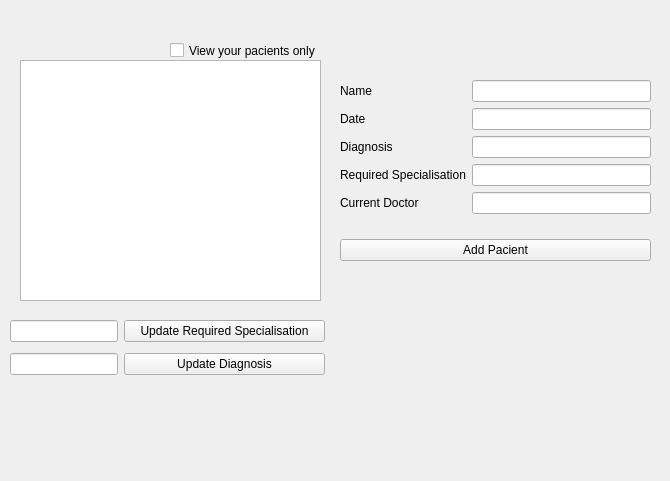
<?xml version="1.0" encoding="UTF-8"?>
<ui version="4.0">
 <class>Window</class>
 <widget class="QWidget" name="Window">
  <property name="geometry">
   <rect>
    <x>0</x>
    <y>0</y>
    <width>670</width>
    <height>481</height>
   </rect>
  </property>
  <property name="windowTitle">
   <string>Window</string>
  </property>
  <widget class="QListWidget" name="listWidget">
   <property name="geometry">
    <rect>
     <x>20</x>
     <y>60</y>
     <width>301</width>
     <height>241</height>
    </rect>
   </property>
  </widget>
  <widget class="QWidget" name="layoutWidget">
   <property name="geometry">
    <rect>
     <x>10</x>
     <y>320</y>
     <width>315</width>
     <height>60</height>
    </rect>
   </property>
   <layout class="QVBoxLayout" name="verticalLayout">
    <item>
     <layout class="QFormLayout" name="formLayout">
      <item row="0" column="0">
       <widget class="QLineEdit" name="updateSpecialisationLineEdit"/>
      </item>
      <item row="0" column="1">
       <widget class="QPushButton" name="updateSpecialisationButton">
        <property name="text">
         <string>Update Required Specialisation</string>
        </property>
       </widget>
      </item>
     </layout>
    </item>
    <item>
     <layout class="QFormLayout" name="formLayout_2">
      <item row="0" column="0">
       <widget class="QLineEdit" name="updateDiagnosisLineEdit"/>
      </item>
      <item row="0" column="1">
       <widget class="QPushButton" name="updateDiagnosisButton">
        <property name="text">
         <string>Update Diagnosis</string>
        </property>
       </widget>
      </item>
     </layout>
    </item>
   </layout>
  </widget>
  <widget class="QWidget" name="layoutWidget">
   <property name="geometry">
    <rect>
     <x>340</x>
     <y>80</y>
     <width>311</width>
     <height>181</height>
    </rect>
   </property>
   <layout class="QVBoxLayout" name="verticalLayout_2">
    <item>
     <layout class="QFormLayout" name="formLayout_3">
      <item row="0" column="0">
       <widget class="QLabel" name="label">
        <property name="text">
         <string>Name</string>
        </property>
       </widget>
      </item>
      <item row="0" column="1">
       <widget class="QLineEdit" name="nameLineEdit"/>
      </item>
      <item row="1" column="0">
       <widget class="QLabel" name="label_2">
        <property name="text">
         <string>Date</string>
        </property>
       </widget>
      </item>
      <item row="1" column="1">
       <widget class="QLineEdit" name="dateLineEdit"/>
      </item>
      <item row="2" column="0">
       <widget class="QLabel" name="label_3">
        <property name="text">
         <string>Diagnosis</string>
        </property>
       </widget>
      </item>
      <item row="2" column="1">
       <widget class="QLineEdit" name="diagnosisLineEdit"/>
      </item>
      <item row="3" column="0">
       <widget class="QLabel" name="label_4">
        <property name="text">
         <string>Required Specialisation</string>
        </property>
       </widget>
      </item>
      <item row="3" column="1">
       <widget class="QLineEdit" name="specialisationLineEdit"/>
      </item>
      <item row="4" column="0">
       <widget class="QLabel" name="CurrentDoctor">
        <property name="text">
         <string>Current Doctor</string>
        </property>
       </widget>
      </item>
      <item row="4" column="1">
       <widget class="QLineEdit" name="doctorLineEdit"/>
      </item>
     </layout>
    </item>
    <item>
     <widget class="QPushButton" name="addButton">
      <property name="text">
       <string>Add Pacient</string>
      </property>
     </widget>
    </item>
   </layout>
  </widget>
  <widget class="QCheckBox" name="checkBox">
   <property name="geometry">
    <rect>
     <x>170</x>
     <y>40</y>
     <width>151</width>
     <height>21</height>
    </rect>
   </property>
   <property name="text">
    <string>View your pacients only</string>
   </property>
  </widget>
 </widget>
 <resources/>
 <connections/>
</ui>
